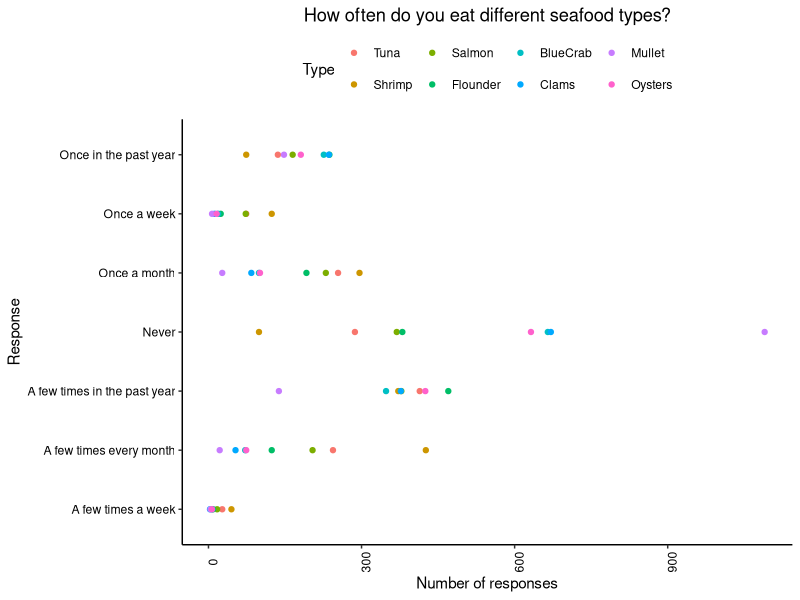
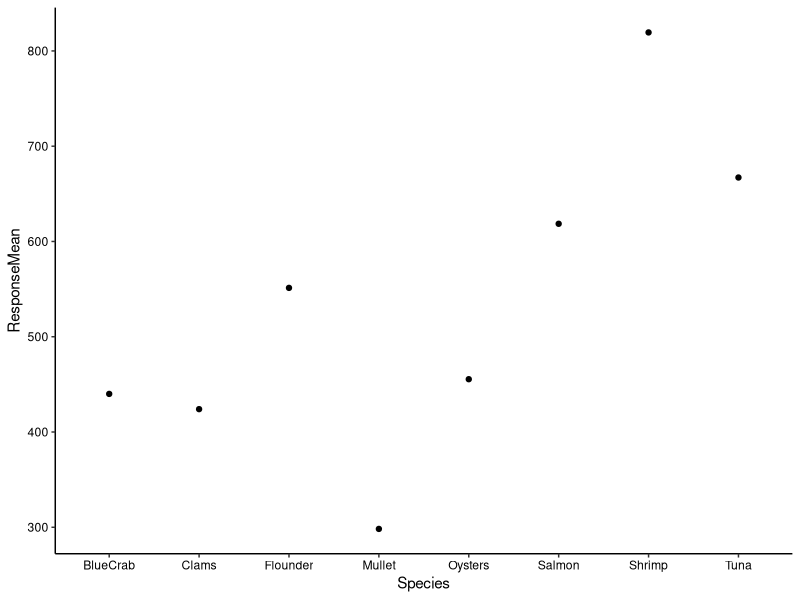
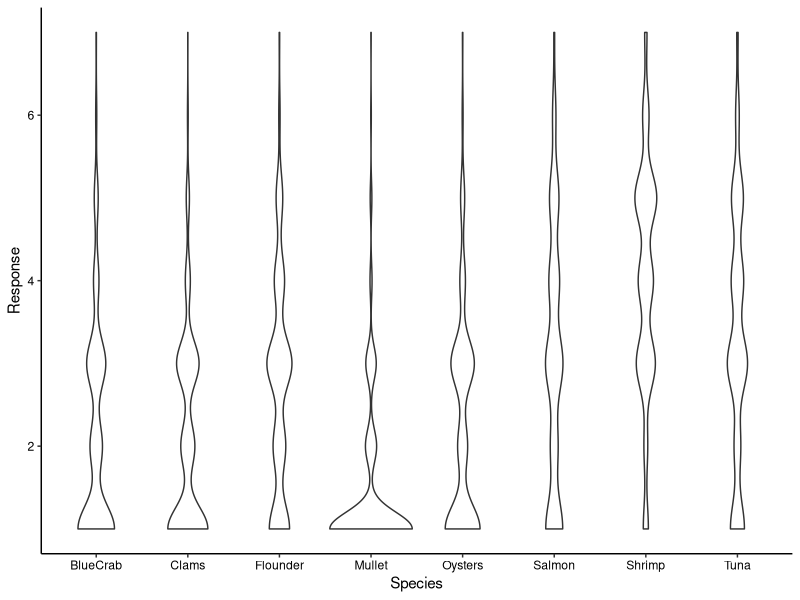
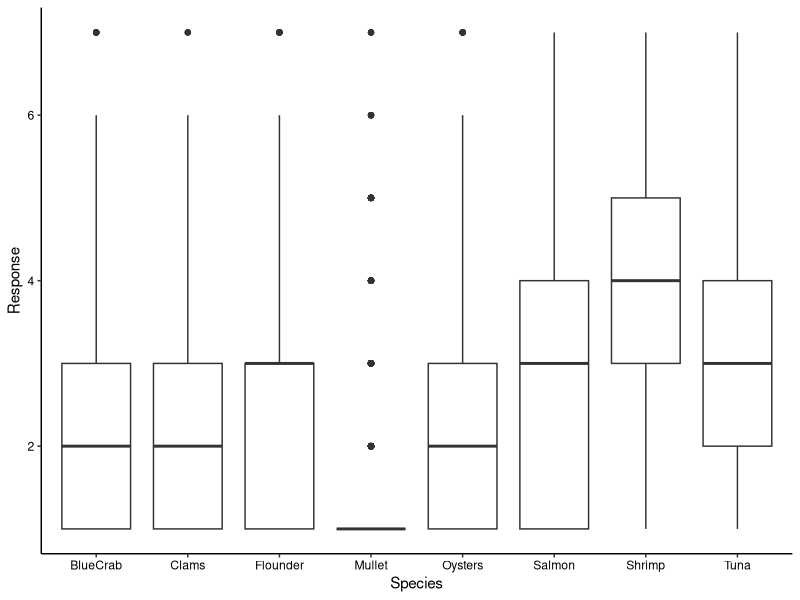
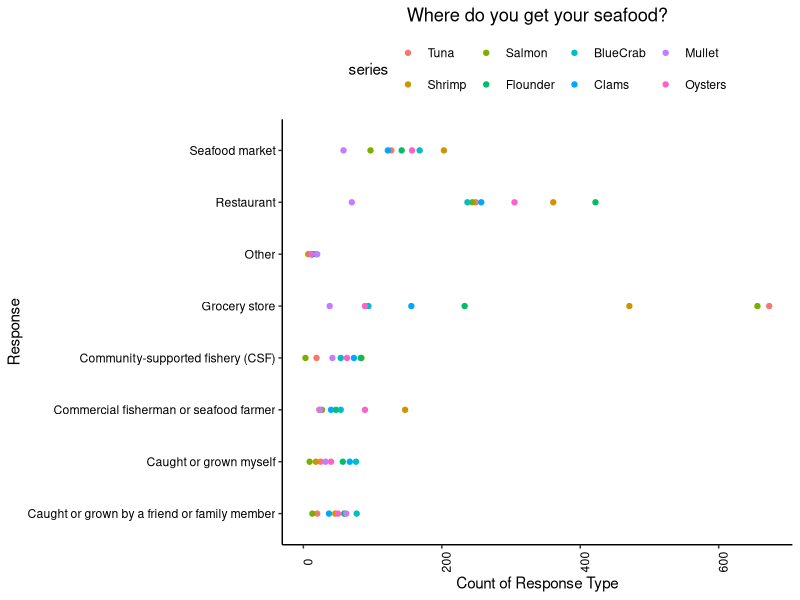
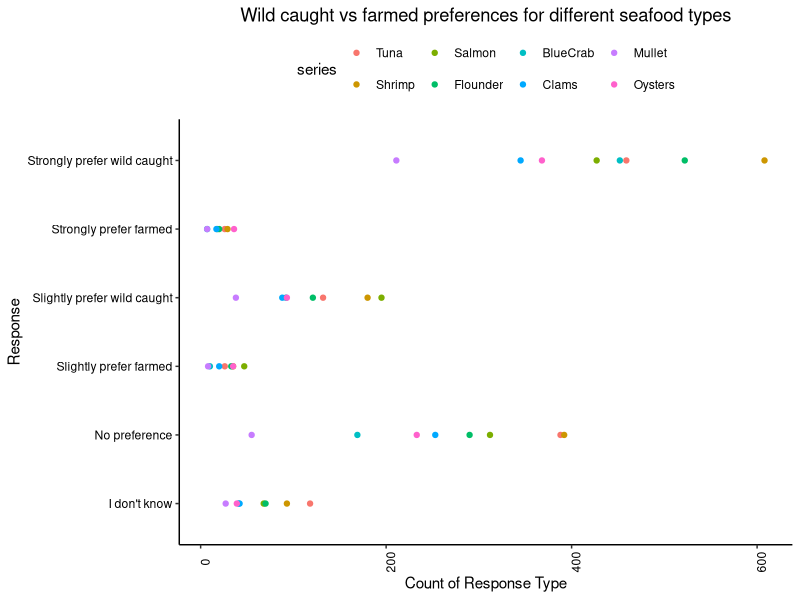
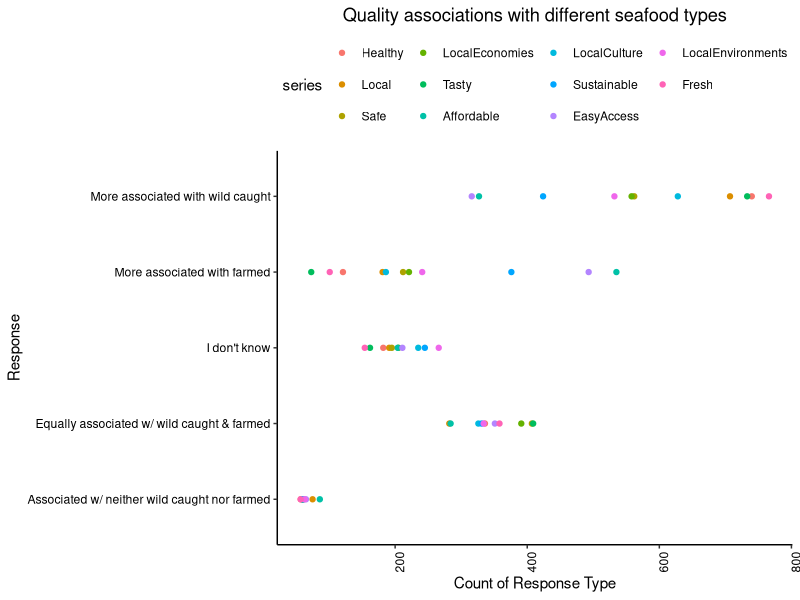
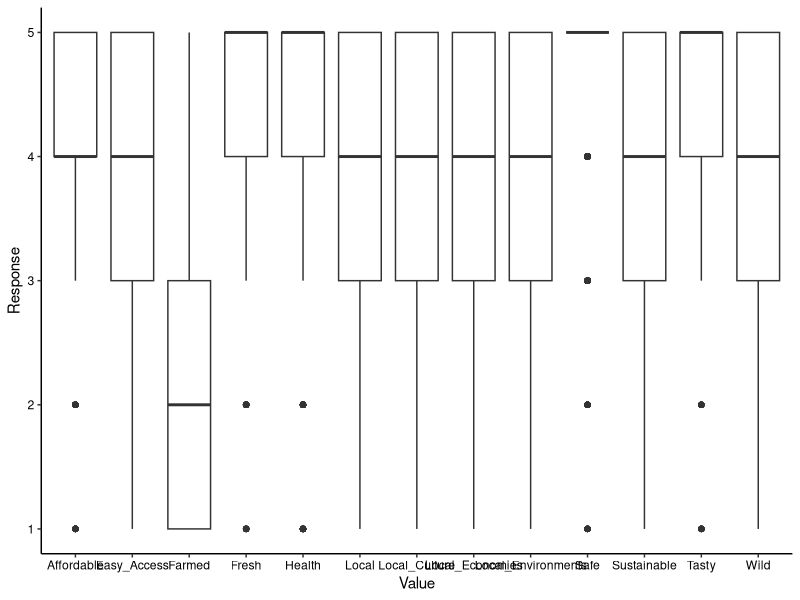

Reproduce these figures in R, in order.
## ---- chunk 1
knitr::opts_chunk$set(echo = TRUE)
## ---- chunk 2
getwd()
library(tidyverse)
library(ggplot2)
library(reshape2)

survey.dat <- read.csv("./AquacultureSurveyData.csv")
survey.codes <- read.csv("./AquacultureSurveyCodes.csv")

# Set ggplot theme
mytheme <- theme_classic() +
  theme(axis.text = element_text(color = "black"), 
        legend.position = "top")
theme_set(mytheme)
## ---- chunk 3
freq.sp <- select(survey.dat, Frequency_Tuna:Frequency_Oysters)

freq.sp.Tuna <- as.data.frame(table(freq.sp$Frequency_Tuna))
freq.sp.Shrimp <- as.data.frame(table(freq.sp$Frequency_Shrimp))
freq.sp.Salmon <- as.data.frame(table(freq.sp$Frequency_Salmon))
freq.sp.Flounder <- as.data.frame(table(freq.sp$Frequency_Flounder))
freq.sp.BlueCrab <- as.data.frame(table(freq.sp$Frequency_BlueCrab))
freq.sp.Clams <- as.data.frame(table(freq.sp$Frequency_Clams))
freq.sp.Mullet <- as.data.frame(table(freq.sp$Frequency_Mullet))
freq.sp.Oysters <- as.data.frame(table(freq.sp$Frequency_Oysters))

freq.sp.summary <- freq.sp.Tuna %>% 
  left_join(freq.sp.Shrimp, by = "Var1") %>% 
  left_join(freq.sp.Salmon, by = "Var1") %>% 
  left_join(freq.sp.Flounder, by = "Var1") %>% 
  left_join(freq.sp.BlueCrab, by = "Var1") %>% 
  left_join(freq.sp.Clams, by = "Var1") %>% 
  left_join(freq.sp.Mullet, by = "Var1") %>% 
  left_join(freq.sp.Oysters, by = "Var1")
freq.sp.summary <- freq.sp.summary %>% 
  rename(Response = Var1,
         Tuna = Freq.x,
         Shrimp = Freq.y,
         Salmon = Freq.x.x,
         Flounder = Freq.y.y,
         BlueCrab = Freq.x.x.x,
         Clams = Freq.y.y.y,
         Mullet = Freq.x.x.x.x,
         Oysters = Freq.y.y.y.y)

freq.response.meaning <- c("Never", 
                           "Once in the past year", 
                           "A few times in the past year",
                           "Once a month",
                           "A few times every month",
                           "Once a week",
                           "A few times a week")

freq.sp.summary$Response_Explanation <- freq.response.meaning

#melt data frame into long format
freq.sp.summary.long <- melt(freq.sp.summary,  id.vars = 'Response_Explanation', variable.name = 'series')
freq.sp.summary.long <- freq.sp.summary.long[-c(1, 2, 3, 4, 5, 6, 7), ]
freq.sp.summary.long$value <- as.numeric(freq.sp.summary.long$value)

#create plot for each column in data frame
ggplot(freq.sp.summary.long, aes(y=Response_Explanation, x=value)) +
  geom_point(aes(colour = series)) + 
  labs(title ="How often do you eat different seafood types?",
       x="Number of responses",
       y="Response",
       color = "Type") + 
  theme(axis.text.x = element_text(angle = 90), 
        plot.title = element_text(hjust=0.5))

## ---- chunk 4
#analyze which species are eaten most frequently
freq.sp.summary$Response <- as.numeric(freq.sp.summary$Response)
freq.sp.summary.which <- freq.sp.summary %>% 
  mutate(Tuna.freq = Tuna * Response,
         Shrimp.freq = Shrimp * Response,
         Salmon.freq = Salmon * Response,
         Flounder.freq = Flounder * Response,
         BlueCrab.freq = BlueCrab * Response,
         Clams.freq = Clams * Response,
         Mullet.freq = Mullet * Response,
         Oysters.freq = Oysters * Response) %>% 
  select(Response, Response_Explanation:Oysters.freq) %>% 
  summarize(Tuna = mean(Tuna.freq),
            Shrimp = mean(Shrimp.freq),
            Salmon = mean(Salmon.freq),
            Flounder = mean(Flounder.freq),
            BlueCrab = mean(BlueCrab.freq),
            Clams = mean(Clams.freq),
            Mullet = mean(Mullet.freq),
            Oysters = mean(Oysters.freq)) %>% 
  pivot_longer(Tuna:Oysters, names_to = "Species", values_to = "ResponseMean")

#plot most frequently eaten sp
ggplot(freq.sp.summary.which) +
  geom_point(aes(x = Species, y = ResponseMean))
## ---- chunk 5
freq.sp.pivot <- freq.sp %>% 
  rename(Tuna = Frequency_Tuna,
         Shrimp = Frequency_Shrimp,
         Salmon = Frequency_Salmon,
         Flounder = Frequency_Flounder,
         BlueCrab = Frequency_BlueCrab,
         Clams = Frequency_Clams,
         Mullet = Frequency_Mullet,
         Oysters = Frequency_Oysters) %>% 
  pivot_longer(Tuna:Oysters, names_to = "Species", values_to = "Response") %>% 
  mutate(Response = Response + 1)

# Violin plot
freq.pivot.violin <-
  ggplot(freq.sp.pivot, aes(x = Species, y = Response)) +
  geom_violin()
freq.pivot.violin

# Box plot
freq.pivot.box <-
  ggplot(freq.sp.pivot, aes(x = Species, y = Response)) +
  geom_boxplot()
freq.pivot.box
## ---- chunk 6
where.sp <- select(survey.dat, Where_Tuna:Where_Oysters)

where.sp.Tuna <- as.data.frame(table(where.sp$Where_Tuna))
where.sp.Shrimp <- as.data.frame(table(where.sp$Where_Shrimp))
where.sp.Salmon <- as.data.frame(table(where.sp$Where_Salmon))
where.sp.Flounder <- as.data.frame(table(where.sp$Where_Flounder))
where.sp.BlueCrab <- as.data.frame(table(where.sp$Where_BlueCrab))
where.sp.Clams <- as.data.frame(table(where.sp$Where_Clams))
where.sp.Mullet <- as.data.frame(table(where.sp$Where_Mullet))
where.sp.Oysters <- as.data.frame(table(where.sp$Where_Oysters))

where.sp.summary <- where.sp.Tuna %>% 
  left_join(where.sp.Shrimp, by = "Var1") %>% 
  left_join(where.sp.Salmon, by = "Var1") %>% 
  left_join(where.sp.Flounder, by = "Var1") %>% 
  left_join(where.sp.BlueCrab, by = "Var1") %>% 
  left_join(where.sp.Clams, by = "Var1") %>% 
  left_join(where.sp.Mullet, by = "Var1") %>% 
  left_join(where.sp.Oysters, by = "Var1")
where.sp.summary <- where.sp.summary %>% 
  rename(Response = Var1,
         Tuna = Freq.x,
         Shrimp = Freq.y,
         Salmon = Freq.x.x,
         Flounder = Freq.y.y,
         BlueCrab = Freq.x.x.x,
         Clams = Freq.y.y.y,
         Mullet = Freq.x.x.x.x,
         Oysters = Freq.y.y.y.y)

where.response.meaning <- c("Caught or grown myself", 
                           "Caught or grown by a friend or family member", 
                           "Grocery store",
                           "Restaurant",
                           "Seafood market",
                           "Commercial fisherman or seafood farmer",
                           "Community-supported fishery (CSF)",
                           "Other")

where.sp.summary$Response_Explanation <- where.response.meaning

#melt data frame into long format
where.sp.summary.long <- melt(where.sp.summary,  id.vars = 'Response_Explanation', variable.name = 'series')
where.sp.summary.long <- where.sp.summary.long[-c(1, 2, 3, 4, 5, 6, 7, 8), ]
where.sp.summary.long$value <- as.numeric(where.sp.summary.long$value)

#create plot for each column in data frame
ggplot(where.sp.summary.long, aes(y=Response_Explanation, x=value)) +
  geom_point(aes(colour = series)) + 
  labs(title ="Where do you get your seafood?",
       x="Count of Response Type",
       y="Response") + 
  theme(axis.text.x = element_text(angle = 90), 
        plot.title = element_text(hjust=0.5))
## ---- chunk 7
pref.sp <- select(survey.dat, Preference_Tuna:Preference_Oysters)

pref.sp.Tuna <- as.data.frame(table(pref.sp$Preference_Tuna))
pref.sp.Shrimp <- as.data.frame(table(pref.sp$Preference_Shrimp))
pref.sp.Salmon <- as.data.frame(table(pref.sp$Preference_Salmon))
pref.sp.Flounder <- as.data.frame(table(pref.sp$Preference_Flounder))
pref.sp.BlueCrab <- as.data.frame(table(pref.sp$Preference_BlueCrab))
pref.sp.Clams <- as.data.frame(table(pref.sp$Preference_Clams))
pref.sp.Mullet <- as.data.frame(table(pref.sp$Preference_Mullet))
pref.sp.Oysters <- as.data.frame(table(pref.sp$Preference_Oysters))

pref.sp.summary <- pref.sp.Tuna %>% 
  left_join(pref.sp.Shrimp, by = "Var1") %>% 
  left_join(pref.sp.Salmon, by = "Var1") %>% 
  left_join(pref.sp.Flounder, by = "Var1") %>% 
  left_join(pref.sp.BlueCrab, by = "Var1") %>% 
  left_join(pref.sp.Clams, by = "Var1") %>% 
  left_join(pref.sp.Mullet, by = "Var1") %>% 
  left_join(pref.sp.Oysters, by = "Var1")
pref.sp.summary <- pref.sp.summary %>% 
  rename(Response = Var1,
         Tuna = Freq.x,
         Shrimp = Freq.y,
         Salmon = Freq.x.x,
         Flounder = Freq.y.y,
         BlueCrab = Freq.x.x.x,
         Clams = Freq.y.y.y,
         Mullet = Freq.x.x.x.x,
         Oysters = Freq.y.y.y.y)

pref.response.meaning <- c("Strongly prefer wild caught", 
                           "Slightly prefer wild caught", 
                           "No preference",
                           "Slightly prefer farmed",
                           "Strongly prefer farmed",
                           "I don't know")

pref.sp.summary$Response_Explanation <- pref.response.meaning

#melt data frame into long format
pref.sp.summary.long <- melt(pref.sp.summary,  id.vars = 'Response_Explanation', variable.name = 'series')
pref.sp.summary.long <- pref.sp.summary.long[-c(1, 2, 3, 4, 5, 6), ]
pref.sp.summary.long$value <- as.numeric(pref.sp.summary.long$value)

#create plot for each column in data frame
ggplot(pref.sp.summary.long, aes(y=Response_Explanation, x=value)) +
  geom_point(aes(colour = series)) + 
  labs(title ="Wild caught vs farmed preferences for different seafood types",
       x="Count of Response Type",
       y="Response") + 
  theme(axis.text.x = element_text(angle = 90), 
        plot.title = element_text(hjust=0.5))
## ---- chunk 8
qual.sp <- select(survey.dat, Qualities_Healthy:Qualities_Fresh)

qual.sp.Healthy <- as.data.frame(table(qual.sp$Qualities_Healthy))
qual.sp.Local <- as.data.frame(table(qual.sp$Qualities_Local))
qual.sp.Safe <- as.data.frame(table(qual.sp$Qualities_Safe))
qual.sp.Local_Economies <- as.data.frame(table(qual.sp$Qualities_Local_Economies))
qual.sp.Tasty <- as.data.frame(table(qual.sp$Qualities_Tasty))
qual.sp.Affordable <- as.data.frame(table(qual.sp$Qualities_Affordable))
qual.sp.Local_Culture <- as.data.frame(table(qual.sp$Qualities_Local_Culture))
qual.sp.Sustainable <- as.data.frame(table(qual.sp$Qualities_Sustainable))
qual.sp.Easy_Access <- as.data.frame(table(qual.sp$Qualities_Easy_Access))
qual.sp.Local_Environments <- as.data.frame(table(qual.sp$Qualities_Local_Environments))
qual.sp.Fresh <- as.data.frame(table(qual.sp$Qualities_Fresh))

qual.sp.summary <- qual.sp.Healthy %>% 
  left_join(qual.sp.Local, by = "Var1") %>% 
  left_join(qual.sp.Safe, by = "Var1") %>% 
  left_join(qual.sp.Local_Economies, by = "Var1") %>% 
  left_join(qual.sp.Tasty, by = "Var1") %>% 
  left_join(qual.sp.Affordable, by = "Var1") %>% 
  left_join(qual.sp.Local_Culture, by = "Var1") %>% 
  left_join(qual.sp.Sustainable, by = "Var1") %>%
  left_join(qual.sp.Easy_Access, by = "Var1") %>%
  left_join(qual.sp.Local_Environments, by = "Var1") %>%
  left_join(qual.sp.Fresh, by = "Var1")
qual.sp.summary <- qual.sp.summary %>% 
  rename(Response = Var1,
         Healthy = Freq.x,
         Local = Freq.y,
         Safe = Freq.x.x,
         LocalEconomies = Freq.y.y,
         Tasty = Freq.x.x.x,
         Affordable = Freq.y.y.y,
         LocalCulture = Freq.x.x.x.x,
         Sustainable = Freq.y.y.y.y,
         EasyAccess = Freq.x.x.x.x.x,
         LocalEnvironments = Freq.y.y.y.y.y,
         Fresh = Freq)

qual.response.meaning <- c("More associated with wild caught", 
                           "Equally associated w/ wild caught & farmed", 
                           "More associated with farmed",
                           "Associated w/ neither wild caught nor farmed",
                           "I don't know")

qual.sp.summary$Response_Explanation <- qual.response.meaning

#melt data frame into long format
qual.sp.summary.long <- melt(qual.sp.summary,  id.vars = 'Response_Explanation', variable.name = 'series')
qual.sp.summary.long <- qual.sp.summary.long[-c(1, 2, 3, 4, 5), ]
qual.sp.summary.long$value <- as.numeric(qual.sp.summary.long$value)

#create plot for each column in data frame
ggplot(qual.sp.summary.long, aes(y=Response_Explanation, x=value)) +
  geom_point(aes(colour = series)) + 
  labs(title ="Quality associations with different seafood types",
       x="Count of Response Type",
       y="Response") + 
  theme(axis.text.x = element_text(angle = 90), 
        plot.title = element_text(hjust=0.5))
## ---- chunk 9
importance <- survey.dat %>% 
  select(Importance_Health:Importance_Farmed, Age_corrected, Gender_original, Education, Political_Party, Race1, Income) %>% 
   rename(Health = Importance_Health,
         Local = Importance_Local,
         Safe = Importance_Safe,
         Local_Economies = Importance_Local_Economies,
         Tasty = Importance_Tasty,
         Affordable = Importance_Affordable,
         Local_Culture = Importance_Local_Culture,
         Sustainable = Importance_Sustainable,
         Easy_Access = Importance_Easy_Access,
         Local_Environments = Importance_Local_Environments,
         Fresh = Importance_Fresh,
         Wild = Importance_Wild,
         Farmed = Importance_Farmed,
         Age = Age_corrected,
         Gender = Gender_original)

columnnames <- c("Age", "Gender", "Education", "Political_Party", "Race1", "Income")
importance[columnnames] <- lapply(importance[columnnames], factor)

import.pivot <- importance %>% 
  pivot_longer(Health:Farmed, names_to = "Value", values_to = "Response")

# Box plot
import.pivot.box <-
  ggplot(import.pivot, aes(x = Value, y = Response)) +
  geom_boxplot()
import.pivot.box  #doesn't show much honestly

#models
importance.lm.age <- lm(data = importance, Wild ~ Age)
summary(importance.lm.age)

importance.lm.gender <- lm(data = importance, Wild ~ Gender)
summary(importance.lm.gender) # men more likely to prefer wild

importance.lm.education <- lm(data = importance, Wild ~ Education)
summary(importance.lm.education)

importance.lm.political <- lm(data = importance, Wild ~ Political_Party)
summary(importance.lm.political) # no significance

importance.lm.race <- lm(data = importance, Wild ~ Race1)
summary(importance.lm.race) # no significance

importance.lm.income <- lm(data = importance, Wild ~ Income)
summary(importance.lm.income) # 

importance.lm.age.gender <- lm(data = importance, Wild ~ Age * Gender)
summary(importance.lm.age.gender) #
